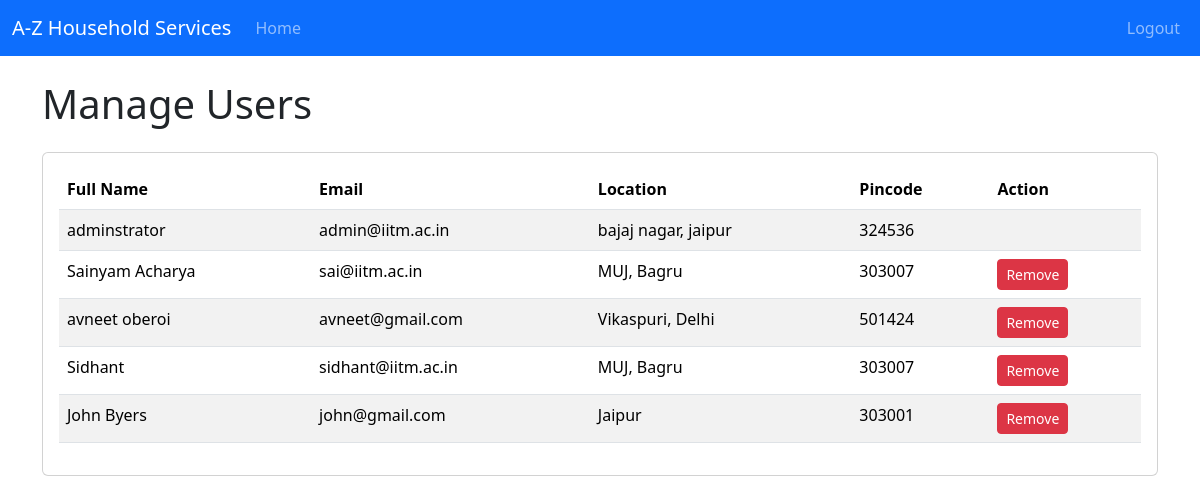
Page /admin/manage_users on the earlier database version.
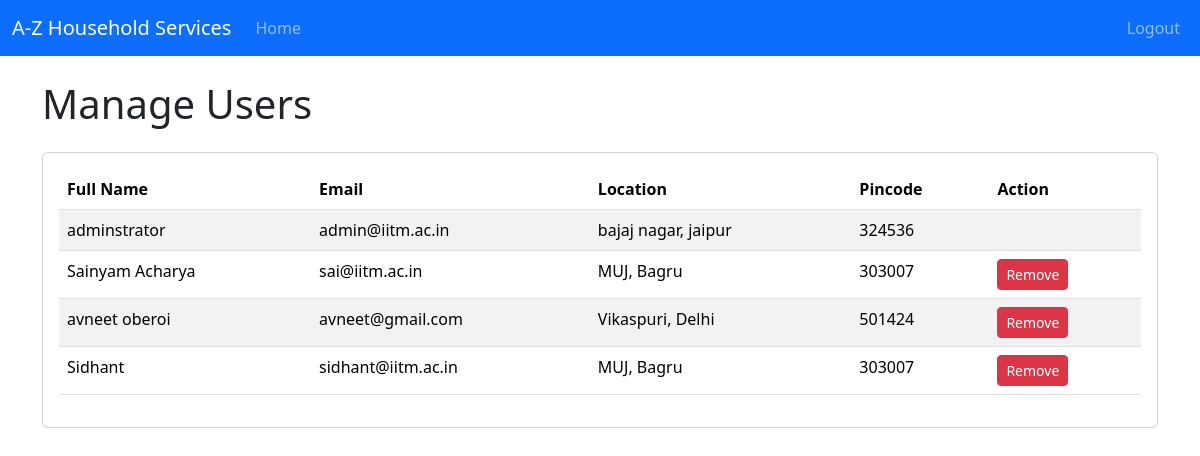
Same page on the later database version.
### backend/models.py (models this page shows)
class User(db.Model):
    __tablename__ = 'user'
    id = db.Column(db.Integer, primary_key=True)
    email = db.Column(db.String(120), unique=True, nullable=False)
    password = db.Column(db.String(120), nullable=False)
    role = db.Column(db.Integer, default=1)  # 1 for customer, 2 for professional, 0 for admin
    full_name = db.Column(db.String(120), nullable=False)
    address = db.Column(db.String(255), nullable=False)
    pincode = db.Column(db.Integer, nullable=False)
    service_requests = db.relationship('ServiceRequest',cascade="all,delete", backref='user', lazy='dynamic') #lazy is a server property

### backend/controllers.py (the view)
@app.route('/admin/manage_users', methods=["GET"])
def admin_manage_users():
    users=get_users()  #fetching all users
    admin = User.query.filter_by(role=0).first()  # fetching admin
    return render_template("admin_manage_users.html", users=users, admin=admin)

### backend/controllers.py (called while the page is built)
def get_users():
    users=User.query.all()
    return users

### templates/admin_manage_users.html (shortened to what this page needs)
{% extends "base_dashboard.html" %}
{% block dashboard_content %}
<h1 class="mb-4">Manage Users</h1>
<div class="card">
    <div class="card-body">
        <div class="table-responsive">
            <table class="table table-striped table-hover">
                <thead>
                    <tr>
                        <th>Full Name</th>
                        <th>Email</th>
                        <th>Location</th>
                        <th>Pincode</th>
                        <th>Action</th>
                    </tr>
                </thead>
                <tbody>
                    {% for user in users %}
                    <tr>
                        <td>{{ user.full_name }}</td>
                        <td>{{ user.email }}</td>
                        <td>{{ user.address }}</td>
                        <td>{{ user.pincode }}</td>
                        <td>
                            {% if user.id != admin.id %}
                            <form action="{{ url_for('admin_remove_user', user_id=user.id) }}" method="POST" onsubmit="return confirm('Are you sure you want to remove this user?');">
                                <button type="submit" class="btn btn-danger btn-sm">Remove</button>
                            </form>
                            {% endif %}
                        </td>
                    </tr>
                    {% endfor %}
                </tbody>
            </table>
        </div>
    </div>
</div>
{% endblock %}

### templates/base_dashboard.html (shortened to what this page needs)
<!DOCTYPE html>
<html lang="en">
<head>
    <link href="https://cdn.jsdelivr.net/npm/bootstrap@5.3.2/dist/css/bootstrap.min.css" rel="stylesheet">
</head>
<body>
    {% block content %}
    <nav class="navbar navbar-expand-lg navbar-dark bg-primary mb-4">
        <div class="container-fluid">
            <a class="navbar-brand" href="{{ url_for('home') }}">A-Z Household Services</a>
            <div class="collapse navbar-collapse" id="navbarNav">
                <ul class="navbar-nav me-auto mb-2 mb-lg-0">
                    <li class="nav-item">
                        {% if user %}
                        {% if user.role == 0 %}
                        <a class="nav-link" href="{{ url_for('admin_dashboard', name=name) }}">Home</a>
                        {% elif user.role == 2 %}
                        <a class="nav-link" href="{{ url_for('professional_dashboard', name=name) }}">Home</a>
                        {% else %}
                        <a class="nav-link" href="{{ url_for('user_dashboard', name=name) }}">Home</a>
                        {% endif %}
                        {% else %}
                        <a class="nav-link" href="{{ url_for('home') }}">Home</a>
                        {% endif %}
                    </li>
                </ul>
                <ul class="navbar-nav">
                    <li class="nav-item">
                        <a class="nav-link" href="{{ url_for('logout') }}">Logout</a>
                    </li>
                </ul>
            </div>
        </div>
    </nav>
    <div class="container">
        {% block dashboard_content %}{% endblock %}
    </div>
    {% endblock %}
</body>
</html>

Differences in the rows shown:
removed User: full_name "John Byers", email "john@gmail.com", address "Jaipur", pincode "303001"
